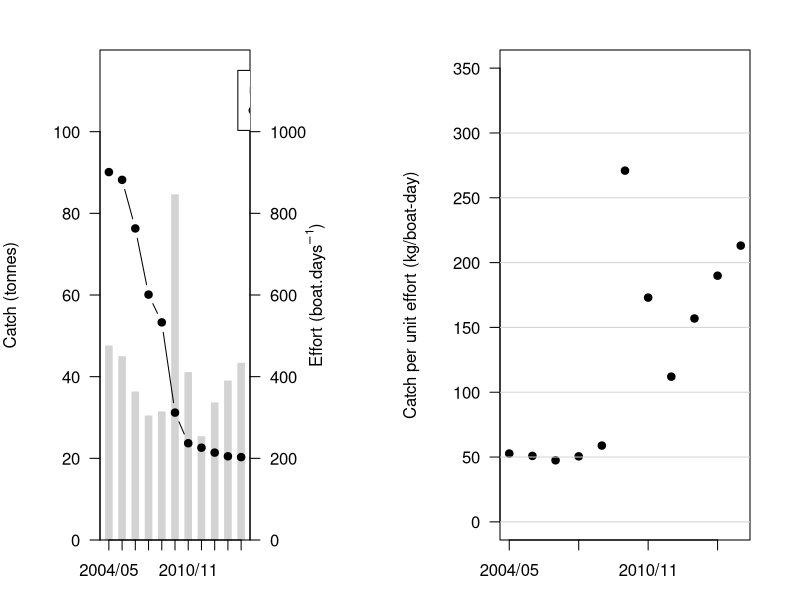

This chart was generated by the following R code:
# CREATED    5 Oct. 2016
# MODIFIED  19 Oct. 2016

# PURPOSE plot fisheries statistics

catch <- read.csv("../Data/GarfishCatchData.csv")
effort <- read.csv("../Data/GarfishEffortData.csv")

#postscript("Results/Graphics/CatchAndEffortVariations.ps")
png("Results/Graphics/CatchAndEffortVariations.png", width = 800, height = 480)
#par(fg = "black", col.main = "black", col.axis = "black", col.lab = "black", cex = 1.5, cex.lab = 2, cex.axis = 1.5, cex.main = 2.5, mai = c(1.2, 1.8, 1.02, 1.5), mgp = c(4, 1, 0))



par(mfrow=c(1,2))
par(mai = c(0.6, 1, 0.5, 1.5), mgp = c(4, 1, 0))

mp <- with(catch, barplot(t(1e-3 * Catch.in.kg), las = 1, beside = T, border = "lightgrey", col = "lightgrey",
                        ylab = "Catch (tonnes)", ylim = c(0, 120), axes = FALSE, xlab = ""))

axis(side = 1, at = mp, label = catch$Year)
axis(side = 2, at = seq(0, 100, 20), label = seq(0,100,20), las = 1)

with(effort, lines(mp, Effort.in.days / 10, type = "b", pch = 19))
#lines(mp, catch$Catch.in.kg / effort$Effort.in.days / 3, type = "b", pch = 15)


#with(tmp, lines(mp, .5e3 * Catch/Effort, type = "b", pch = 19, col = "black"))
#lines(mp, .5e3 * tmmp2[,1]/tmmp[,1], type = "b", pch = 15, col = "black")
#lines(mp, .5e3 * tmmp2[,2]/tmmp[,2], type = "b", pch = 17, col = "black")

axis(side = 4, at = seq(0, 100, 20), label = seq(0, 1000, 200), las = 1)
mtext(expression(paste("Effort (", boat.days^-1, ")", sep = "")), side=4,line=3)
box()
#abline( h = seq(0,3e4, 5e3), lty = 2, col = "grey")
legend(21, 115, legend = c("Catch", "Effort"), col = c("lightgrey", "black"), pch = c(15,19), cex = 1, bg = "white")

## Plot CPUE
par(mai = c(0.6, 1, 0.5, 0.5), mgp = c(4, 1, 0))
plot( 1:length(catch$Year), catch$Catch.in.kg/effort$Effort.in.days,
      pch = 19,
      xlab = "Fishing year", ylab = "Catch per unit effort (kg/boat-day)",
      las = 1, axes = FALSE, ylim = c(0,350));

axis(1, at = seq(1, length(catch$Year))[c(TRUE,FALSE,FALSE)], catch$Year[c(TRUE,FALSE,FALSE)]);
axis(2, las = 1);
box();

abline(h = seq(0,300,50), col = "lightgrey")

dev.off()
